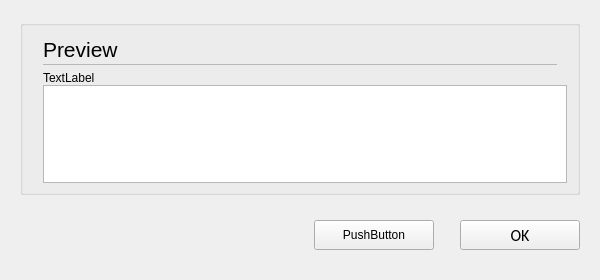
<?xml version="1.0" encoding="UTF-8"?>
<ui version="4.0">
 <class>C_FlaSenSearchNodePopup</class>
 <widget class="QWidget" name="C_FlaSenSearchNodePopup">
  <property name="geometry">
   <rect>
    <x>0</x>
    <y>0</y>
    <width>600</width>
    <height>280</height>
   </rect>
  </property>
  <property name="windowTitle">
   <string>C_FlaSenSearchNodePopup</string>
  </property>
  <layout class="QVBoxLayout" name="verticalLayout">
   <property name="leftMargin">
    <number>20</number>
   </property>
   <property name="topMargin">
    <number>20</number>
   </property>
   <property name="rightMargin">
    <number>20</number>
   </property>
   <item>
    <widget class="QGroupBox" name="pc_GroupBoxGeneral_5">
     <property name="styleRole" stdset="0">
      <string>default</string>
     </property>
     <property name="title">
      <string/>
     </property>
     <layout class="QVBoxLayout" name="verticalLayout_6" stretch="0,0,1">
      <property name="spacing">
       <number>0</number>
      </property>
      <property name="leftMargin">
       <number>20</number>
      </property>
      <property name="rightMargin">
       <number>10</number>
      </property>
      <property name="bottomMargin">
       <number>9</number>
      </property>
      <item>
       <layout class="QHBoxLayout" name="horizontalLayout_7" stretch="0,1">
        <property name="spacing">
         <number>6</number>
        </property>
        <property name="rightMargin">
         <number>10</number>
        </property>
        <item>
         <widget class="stw::opensyde_gui_elements::C_OgeLabContextMenuBase" name="pc_LabelHeadingPreview">
          <property name="styleRole" stdset="0">
           <string>heading-group-bold</string>
          </property>
          <property name="minimumSize">
           <size>
            <width>0</width>
            <height>28</height>
           </size>
          </property>
          <property name="maximumSize">
           <size>
            <width>16777215</width>
            <height>28</height>
           </size>
          </property>
          <property name="font">
           <font>
            <family>Segoe UI</family>
            <pointsize>16</pointsize>
           </font>
          </property>
          <property name="text">
           <string>Preview</string>
          </property>
         </widget>
        </item>
        <item>
         <spacer name="horizontalSpacer_10">
          <property name="orientation">
           <enum>Qt::Horizontal</enum>
          </property>
          <property name="sizeHint" stdset="0">
           <size>
            <width>40</width>
            <height>1</height>
           </size>
          </property>
         </spacer>
        </item>
       </layout>
      </item>
      <item>
       <layout class="QHBoxLayout" name="horizontalLayout_20" stretch="0">
        <property name="spacing">
         <number>0</number>
        </property>
        <property name="topMargin">
         <number>1</number>
        </property>
        <property name="rightMargin">
         <number>10</number>
        </property>
        <property name="bottomMargin">
         <number>0</number>
        </property>
        <item>
         <widget class="QFrame" name="pc_Frame_3">
          <property name="styleRole" stdset="0">
           <string>fra-separator</string>
          </property>
          <property name="minimumSize">
           <size>
            <width>0</width>
            <height>1</height>
           </size>
          </property>
          <property name="maximumSize">
           <size>
            <width>16777215</width>
            <height>1</height>
           </size>
          </property>
          <property name="frameShape">
           <enum>QFrame::StyledPanel</enum>
          </property>
          <property name="frameShadow">
           <enum>QFrame::Raised</enum>
          </property>
         </widget>
        </item>
       </layout>
      </item>
      <item>
       <layout class="QVBoxLayout" name="verticalLayout_2">
        <property name="spacing">
         <number>0</number>
        </property>
        <property name="topMargin">
         <number>6</number>
        </property>
        <item>
         <widget class="stw::opensyde_gui_elements::C_OgeLabToolTipBase" name="pc_LabelScanningNodes">
          <property name="styleRole" stdset="0">
           <string>group-item</string>
          </property>
          <property name="text">
           <string>TextLabel</string>
          </property>
          <property name="alignment">
           <set>Qt::AlignLeading|Qt::AlignLeft|Qt::AlignTop</set>
          </property>
         </widget>
        </item>
        <item>
         <widget class="stw::opensyde_gui::C_SyvDcConnectedNodeList" name="pc_ListWidgetConnectedNodes"/>
        </item>
       </layout>
      </item>
     </layout>
    </widget>
   </item>
   <item>
    <spacer name="pc_VerticalSpacerButtonsObove">
     <property name="orientation">
      <enum>Qt::Vertical</enum>
     </property>
     <property name="sizeType">
      <enum>QSizePolicy::Fixed</enum>
     </property>
     <property name="sizeHint" stdset="0">
      <size>
       <width>20</width>
       <height>19</height>
      </size>
     </property>
    </spacer>
   </item>
   <item>
    <layout class="QHBoxLayout" name="horizontalLayout_22">
     <item>
      <spacer name="horizontalSpacer_9">
       <property name="orientation">
        <enum>Qt::Horizontal</enum>
       </property>
       <property name="sizeHint" stdset="0">
        <size>
         <width>40</width>
         <height>20</height>
        </size>
       </property>
      </spacer>
     </item>
     <item>
      <widget class="QPushButton" name="pc_PushButtonCancel">
       <property name="styleRole" stdset="0">
        <string>cancel</string>
       </property>
       <property name="minimumSize">
        <size>
         <width>120</width>
         <height>30</height>
        </size>
       </property>
       <property name="maximumSize">
        <size>
         <width>120</width>
         <height>30</height>
        </size>
       </property>
       <property name="text">
        <string>PushButton</string>
       </property>
      </widget>
     </item>
     <item>
      <spacer name="horizontalSpacer">
       <property name="orientation">
        <enum>Qt::Horizontal</enum>
       </property>
       <property name="sizeType">
        <enum>QSizePolicy::Fixed</enum>
       </property>
       <property name="sizeHint" stdset="0">
        <size>
         <width>20</width>
         <height>20</height>
        </size>
       </property>
      </spacer>
     </item>
     <item>
      <widget class="QPushButton" name="pc_PushButtonOk">
       <property name="styleRole" stdset="0">
        <string>dialog</string>
       </property>
       <property name="minimumSize">
        <size>
         <width>120</width>
         <height>30</height>
        </size>
       </property>
       <property name="maximumSize">
        <size>
         <width>120</width>
         <height>30</height>
        </size>
       </property>
       <property name="font">
        <font>
         <family>Calibri</family>
         <pointsize>12</pointsize>
        </font>
       </property>
       <property name="text">
        <string>OK</string>
       </property>
      </widget>
     </item>
    </layout>
   </item>
   <item>
    <spacer name="verticalSpacer_7">
     <property name="orientation">
      <enum>Qt::Vertical</enum>
     </property>
     <property name="sizeType">
      <enum>QSizePolicy::Fixed</enum>
     </property>
     <property name="sizeHint" stdset="0">
      <size>
       <width>20</width>
       <height>19</height>
      </size>
     </property>
    </spacer>
   </item>
  </layout>
 </widget>
 <customwidgets>
  <customwidget>
   <class>stw::opensyde_gui_elements::C_OgeLabContextMenuBase</class>
   <extends>QLabel</extends>
   <header>C_OgeLabContextMenuBase.hpp</header>
  </customwidget>
  <customwidget>
   <class>stw::opensyde_gui::C_SyvDcConnectedNodeList</class>
   <extends>QListWidget</extends>
   <header>C_SyvDcConnectedNodeList.hpp</header>
  </customwidget>
  <customwidget>
   <class>stw::opensyde_gui_elements::C_OgeLabToolTipBase</class>
   <extends>QLabel</extends>
   <header>C_OgeLabToolTipBase.hpp</header>
  </customwidget>
 </customwidgets>
 <resources/>
 <connections/>
</ui>
